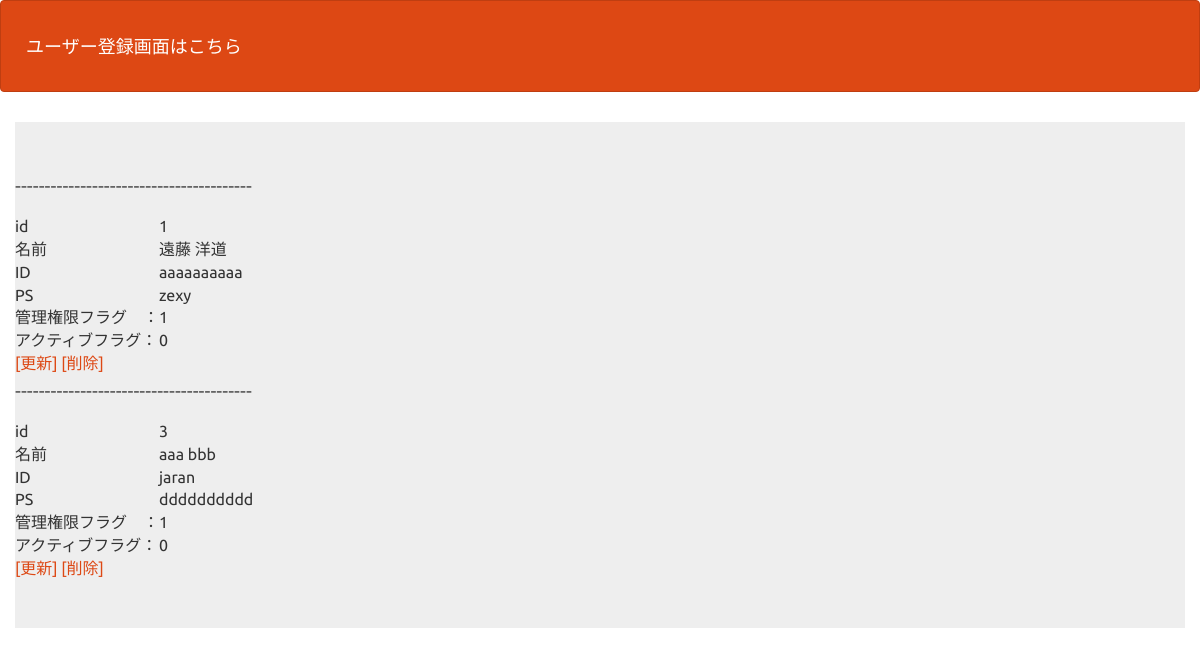
Screenshot of /user_select.php with the database file from the repository.
### tables this page shows
CREATE TABLE `gs_user_table` (
  `id` int(12) NOT NULL,
  `name` varchar(64) NOT NULL,
  `lid` varchar(128) NOT NULL,
  `lpw` varchar(64) NOT NULL,
  `kanri_flg` int(1) NOT NULL,
  `life_flg` int(1) NOT NULL
);

### user_select.php (the view, shortened to what this page needs)
<?php
$pdo = db_con();
$stmt = $pdo->prepare("SELECT * FROM gs_user_table");
$status = $stmt->execute();
$view = "";
if ($status == false) {
    sqlError($stmt);
} else {
    while ($result = $stmt->fetch(PDO::FETCH_ASSOC)) {
        $view .= '<p>----------------------------------------</p>';
        $view .= '<table>';
        $view .= '<tr><td>id</td><td>'.$result["id"].'</td></tr>';
        $view .= '<tr><td>名前</td><td>'.$result["name"].'</td></tr>';
        $view .= '<tr><td>ID</td><td>'.$result["lid"].'</td></tr>';
        $view .= '<tr><td>PS</td><td>'.$result["lpw"].'</td></tr>';
        $view .= '<tr><td>管理権限フラグ　：</td><td>'.$result["kanri_flg"].'</td></tr>';
        $view .= '<tr><td>アクティブフラグ：</td><td>'.$result["life_flg"].'</td></tr>';
        $view .= '</table>';
        $view .= ' ';
        $view .= '<a href="user_detail.php?id='.$result["id"].'">';
        $view .= "[更新]";
        $view .= '</a>';
        $view .= ' ';
        $view .= '<a href="user_delete.php?id='.$result["id"].'">';
        $view .= "[削除]";
        $view .= '</a>';
    }
}
?>
<!DOCTYPE html>
<html lang="ja">
<head>
<link rel="stylesheet" href="css/range.css">
<link href="css/bootstrap.min.css" rel="stylesheet">
</head>
<body id="main">
<header>
  <nav class="navbar navbar-default">
    <div class="container-fluid">
      <div class="navbar-header">
      <a class="navbar-brand" href="user_index.php">ユーザー登録画面はこちら</a>
      </div>
    </div>
  </nav>
</header>
<div>
    <div class="container jumbotron"><?=$view?></div>
</div>
</body>
</html>

### user_select.php (style rules this page uses)
div { padding: 10px;font-size:16px; }

### rows the page displays
gs_user_table: id "1", name "遠藤 洋道", lid "aaaaaaaaaa", lpw "zexy", kanri_flg "1", life_flg "0", value "[更新] [削除]"
gs_user_table: id "3", name "aaa bbb", lid "jaran", lpw "dddddddddd", kanri_flg "1", life_flg "0", value "[更新] [削除]"
